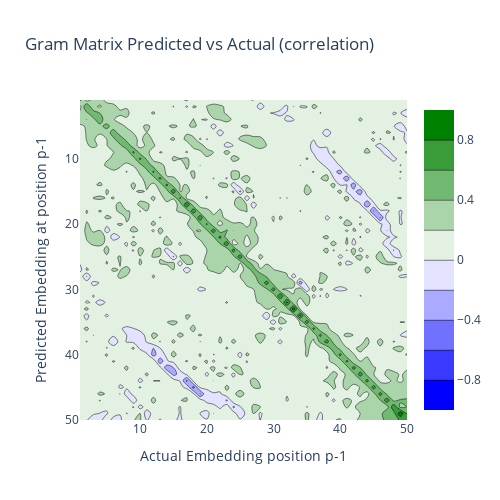

Notebook code for this chart:
### Markdown cell above
### 1. The value of a token can be predicted by the token embedding (r^2=99%)

### 2. Can the previous embedding  be predicted by the next embedding ?

### Code cell
import numpy as np
import matplotlib.pyplot as plt
from sklearn.linear_model import LinearRegression
from sklearn.metrics import r2_score
import torch.nn.functional as F

# Prepare data for regression
X = embeddings[:-1]  # encodings at position p-1
y = embeddings[1:]   # encodings at position p

# Fit linear regression
lr = LinearRegression()
lr.fit(X, y)
y_pred = lr.predict(X)

y_tensor = t.tensor(y, dtype=t.float32)
y_pred_tensor = t.tensor(y_pred, dtype=t.float32)

y_l2_normalized      = F.normalize(y_tensor, p=2, dim=0)
y_pred_l2_normalized = F.normalize(y_pred_tensor, p=2, dim=0)

gram_matrix = t.mm( y_l2_normalized, y_pred_l2_normalized.t())

colorscale = [[0, 'blue'], [.5, 'white'], [1.0, 'green']]

fig = go.Figure(data=go.Contour(
    z=gram_matrix.detach().cpu().numpy(),
    colorscale=colorscale,
    zmin=-1,
    zmax=1,
    x=list(range(1, gram_matrix.size(-1))),  
    y=list(range(1, gram_matrix.size(-1))),
))

fig.update_layout(
    title='Gram Matrix Predicted vs Actual (correlation)',
    xaxis_title='Actual Embedding position p-1',
    yaxis_title='Predicted Embedding at position p-1',
    yaxis_autorange='reversed', 
    autosize=False,
    height=500,
    width=500,
)
print("predicted embedding correlates highest with actual embedding")
fig.show()

### Figure 1 — Plotly figure (JSON) as saved in the notebook; plotly's stock layout.template omitted (floating-point values rounded to 4 significant figures; data arrays with more than 128 entries replaced by an {"elided": "..."} marker saying what was removed)
{"data": [{"colorscale": [[0, "blue"], [0.5, "white"], [1, "green"]], "type": "contour", "x": [1, 2, 3, 4, 5, 6, 7, 8, 9, 10, 11, 12, 13, 14, 15, 16, 17, 18, 19, 20, 21, 22, 23, 24, 25, 26, 27, 28, 29, 30, 31, 32, 33, 34, 35, 36, 37, 38, 39, 40, 41, 42, 43, 44, 45, 46, 47, 48, 49], "y": [1, 2, 3, 4, 5, 6, 7, 8, 9, 10, 11, 12, 13, 14, 15, 16, 17, 18, 19, 20, 21, 22, 23, 24, 25, 26, 27, 28, 29, 30, 31, 32, 33, 34, 35, 36, 37, 38, 39, 40, 41, 42, 43, 44, 45, 46, 47, 48, 49], "z": {"elided": "50x50 float values"}, "zmax": 1, "zmin": -1}], "layout": {"autosize": false, "height": 500, "title": {"text": "Gram Matrix Predicted vs Actual (correlation)"}, "width": 500, "xaxis": {"title": {"text": "Actual Embedding position p-1"}}, "yaxis": {"autorange": "reversed", "title": {"text": "Predicted Embedding at position p-1"}}}}
